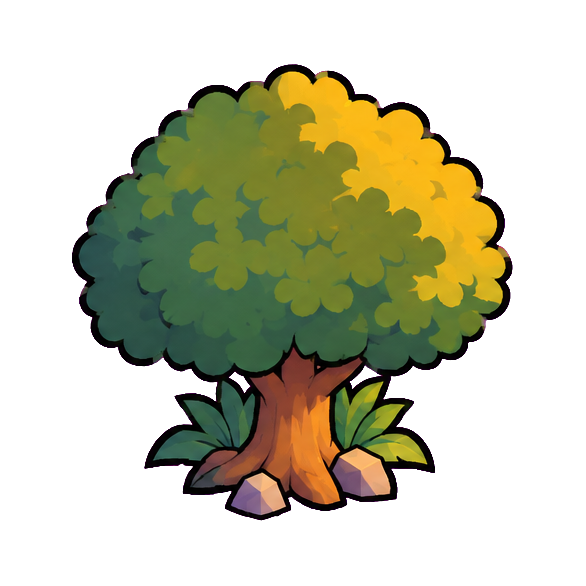
#> input picture concept/3d/input/albero.png, 586 x 586 px, given in place of albero.png.png, which was not available
$ python senza_bordo.py ../concept/3d/input/albero.png
#> lines starting #> are read from the running program, lines starting #| are printed output that depends on the picture; after the words box and inside, x2 and y2 are one past the last pixel; in counts of white or black regions, pixels touching at a corner belong together; pictures that were not available may be replaced by others from this repository, and a replacement may not be noted
#!/usr/bin/env python3
"""Toglie il contorno nero esterno da un ritaglio (concept/3d/input/<nome>.png): si sbucciano i pixel scuri sul bordo
della figura finché ce ne sono (al massimo 14 giri), le linee interne restano. Serve a SAM 3: il primo albero tondo,
col suo contorno spesso, l'ha letto come un adesivo piatto (28/10). Il contorno poi lo rifà il motore.
Esce <nome>_senza_bordo.png e la copia su bianco <nome>_senza_bordo_bianco.png.
Uso: <python del venv di fenaki> strumenti/senza_bordo.py albero_rosa albero_arancio
"""
import os
import sys
import cv2
import numpy as np
from PIL import Image

IN = os.path.join(os.path.dirname(os.path.abspath(__file__)), '..', 'concept', '3d', 'input')

for nome in sys.argv[1:]:
    a = np.array(Image.open(os.path.join(IN, nome + '.png')).convert('RGBA'))
#> a is the input picture: shape (586, 586, 4); mean R, G, B, A 43.7, 43.3, 19.6, 99.3
    luma = a[..., :3].astype(np.float32) @ np.array([0.299, 0.587, 0.114], np.float32)
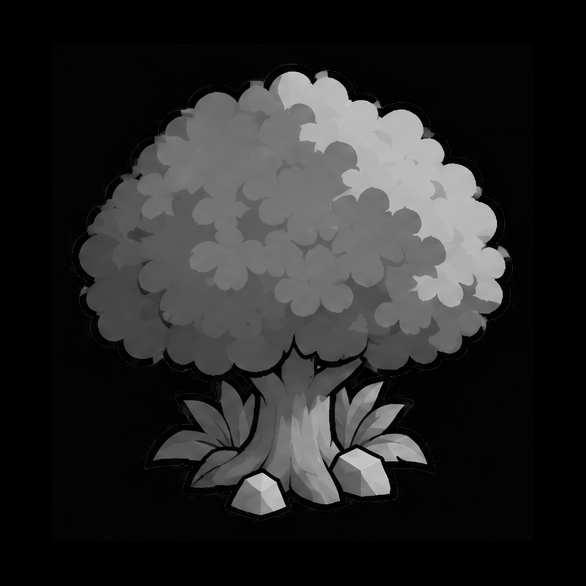
#> luma: shape (586, 586) float32; min 0, max 216.8, mean 40.7
    pieno = a[..., 3] > 128
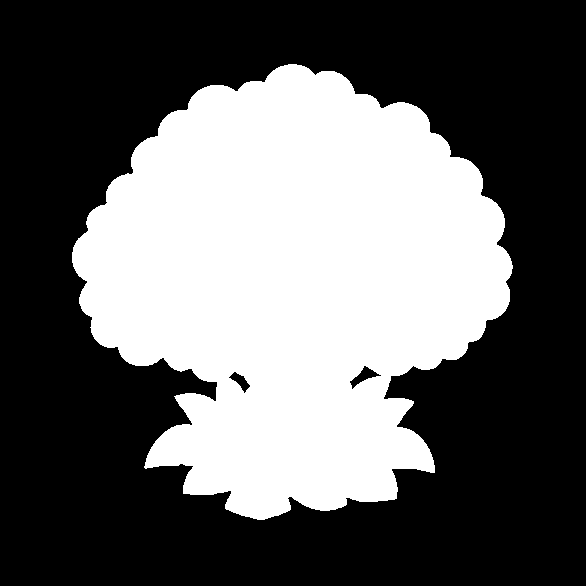
#> pieno: shape (586, 586) bool; 38.9% white; 1 white region, box (x1, y1, x2, y2) and area: (72, 64, 513, 520) 133735
    via = 0
    for giro in range(14):
        fuori = cv2.dilate((~pieno).astype(np.uint8), np.ones((3, 3), np.uint8)).astype(bool)
        bordo = pieno & fuori & (luma < 75)
        if not bordo.any():
            break
        pieno &= ~bordo
        via += int(bordo.sum())
#> this loop made 14 passes
#> via on passes 1 to 12: 2470, 4920, 7362, 9769, 11932, 13464, 14333, 15067, 15741, 16384, 17011, 17598
#> pass 1, `bordo = pieno & fuori & (luma < 75)`:
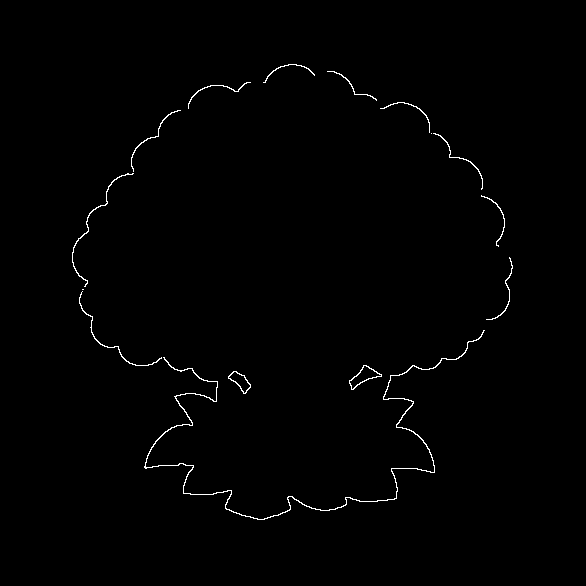
#> bordo: shape (586, 586) bool; 0.72% white in thin lines or dots, all inside (x1, y1, x2, y2) = (72, 64, 513, 520)
#> pass 2, `fuori = cv2.dilate((~pieno).astype(np.uint8), np.ones((3, 3), np.uint8..`:
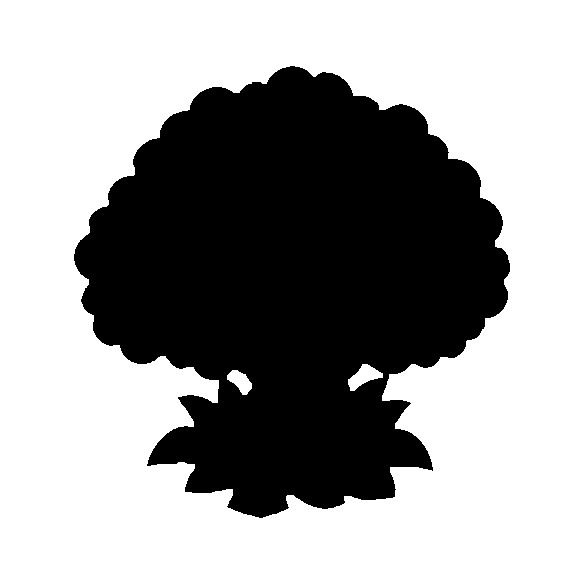
#> fuori: shape (586, 586) bool; 62.5% white; 1 black region, box (x1, y1, x2, y2) and area: (74, 66, 510, 518) 128682
#> after the loop:
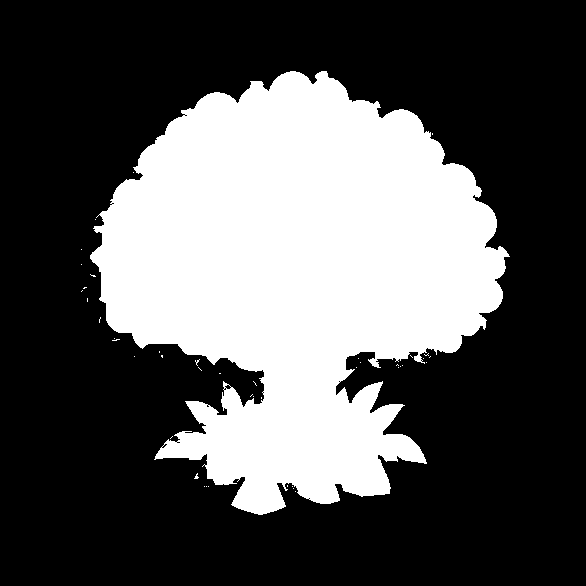
#> pieno: shape (586, 586) bool; 33.5% white; 44 white regions (43 under 20 px), largest, box (x1, y1, x2, y2) and area: (90, 71, 510, 515) 114930
#> after the loop, via = 18679
    # via i pezzetti rimasti staccati
    n, lab, st, _ = cv2.connectedComponentsWithStats(pieno.astype(np.uint8), connectivity=8)
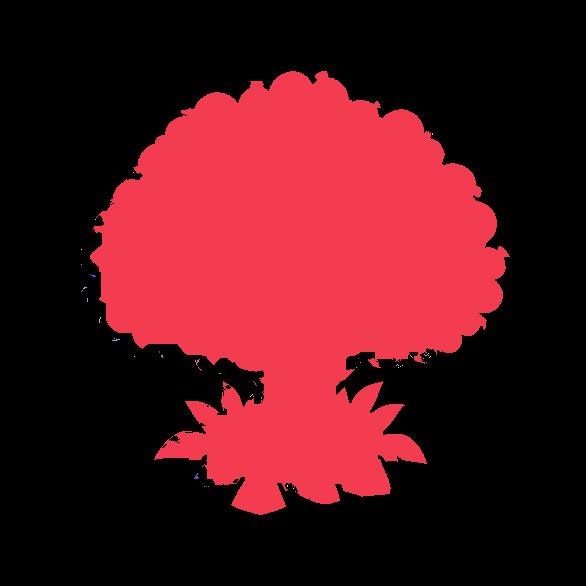
#> lab: shape (586, 586) int32; 45 distinct labels, from 0 to 44; one colour per label, 0 black
#> n = 45; st = 45 rows, first 6: [0, 0, 586, 586, 228340], [90, 71, 420, 444, 114930], [432, 133, 1, 2, 2], [133, 172, 1, 1, 1], [95, 219, 1, 1, 1], [81, 249, 1, 1, 1]
    for i in range(1, n):
        if st[i, cv2.CC_STAT_AREA] < 60:
            pieno[lab == i] = False
#> pieno: shape (586, 586) bool; 33.5% white; 1 white region, box (x1, y1, x2, y2) and area: (90, 71, 510, 515) 114930
    a[..., 3] = np.where(pieno, 255, 0).astype(np.uint8)
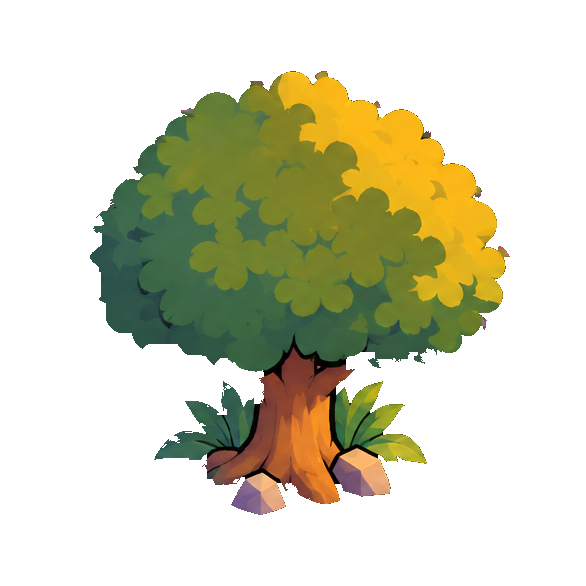
#> a: shape (586, 586, 4); 5.59% of pixels changed, all inside (x1, y1, x2, y2) = (72, 64, 513, 521); transparent parts drawn white
    out = Image.fromarray(a, 'RGBA')
    out.save(os.path.join(IN, nome + '_senza_bordo.png'))
    bianco = Image.new('RGB', out.size, 'white'); bianco.paste(out, mask=out.split()[3])
#> after `bianco = Image.new('RGB', out.size, 'white')`: bianco: PIL image 586x586 RGB; every value is 255
    bianco.save(os.path.join(IN, nome + '_senza_bordo_bianco.png'))
    print(nome, 'giri', giro, 'pixel tolti', via)
#| ../concept/3d/input/albero.png giri 13 pixel tolti 18679

$ run again, on concept/3d/input/albero_rosa.png
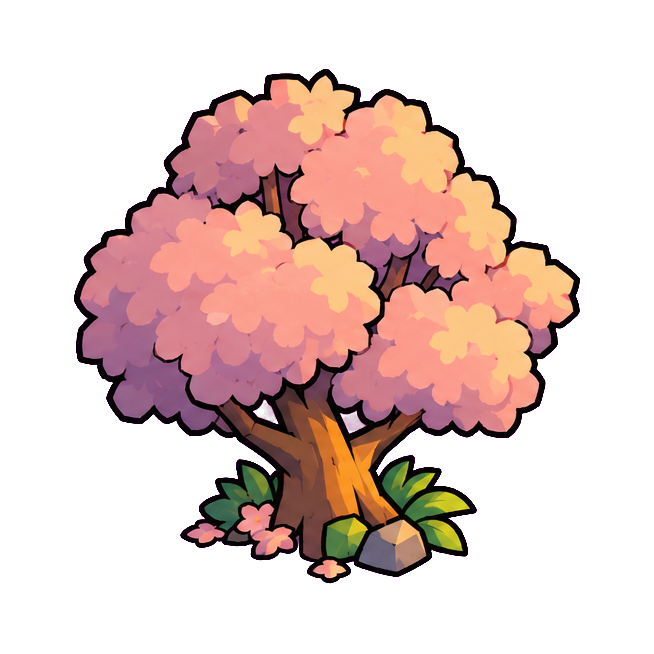
#> input picture concept/3d/input/albero_rosa.png, 654 x 654 px, given in place of albero_rosa.png.png, which was not available
#> a is the input picture: shape (654, 654, 4); mean R, G, B, A 70.9, 47, 42.3, 98
#> the loop `for giro in range(14):` made 14 passes
#> via on passes 1 to 8: 3118, 6267, 9417, 12449, 14633, 15619, 16254, 16747
#> after the loop `for giro in range(14):`:
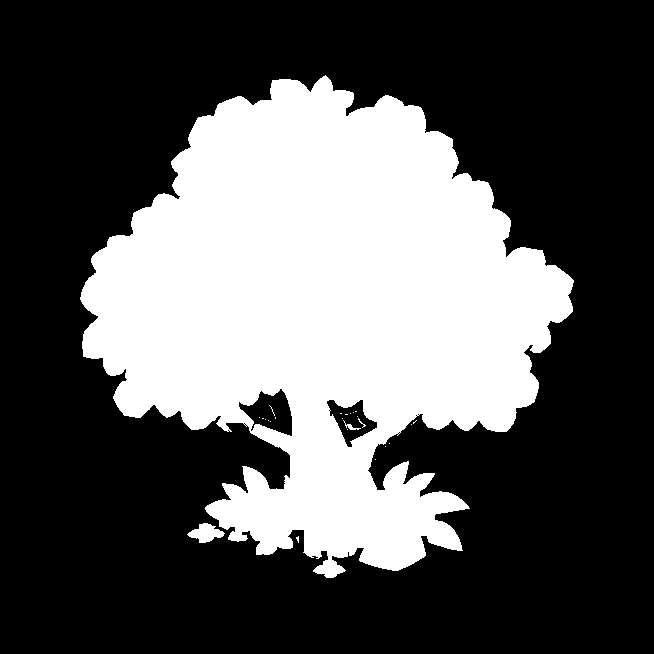
#> pieno: shape (654, 654) bool; 34.1% white; 25 white regions (22 under 20 px), largest, box (x1, y1, x2, y2) and area: (80, 75, 574, 578) 145091, (187, 523, 225, 543) 431, (343, 420, 361, 430) 47
#> after the loop `for giro in range(14):`: via = 18725
#> lab: shape (654, 654) int32; 26 distinct labels, from 0 to 25
#> n = 26; st = 26 rows, first 6: [0, 0, 654, 654, 282077], [80, 75, 494, 503, 145091], [269, 405, 6, 11, 11], [355, 411, 2, 1, 2], [340, 413, 2, 1, 2], [350, 413, 1, 1, 1]
#> `a[..., 3] = np.where(pieno, 255, 0).astype(np.uint8)`:
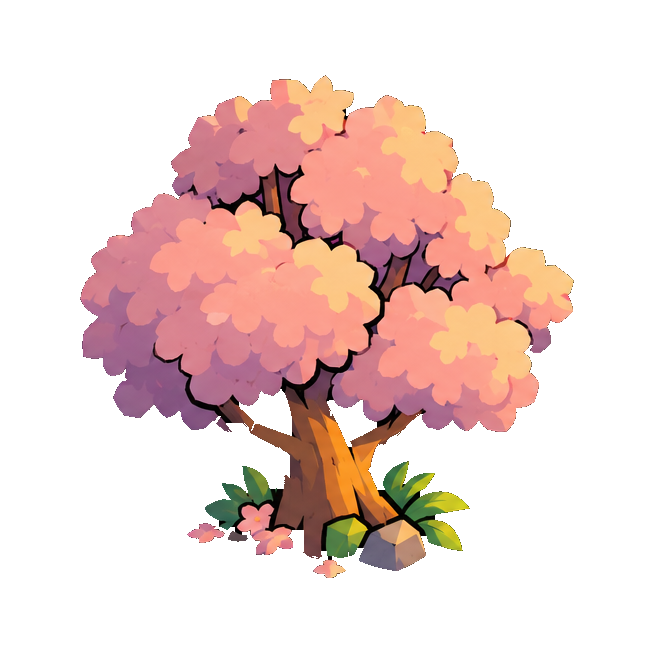
#> a: shape (654, 654, 4); 4.61% of pixels changed, all inside (x1, y1, x2, y2) = (74, 69, 580, 584); transparent parts drawn white
#> bianco: PIL image 654x654 RGB; every value is 255
#| ../concept/3d/input/albero_rosa.png giri 13 pixel tolti 18725
